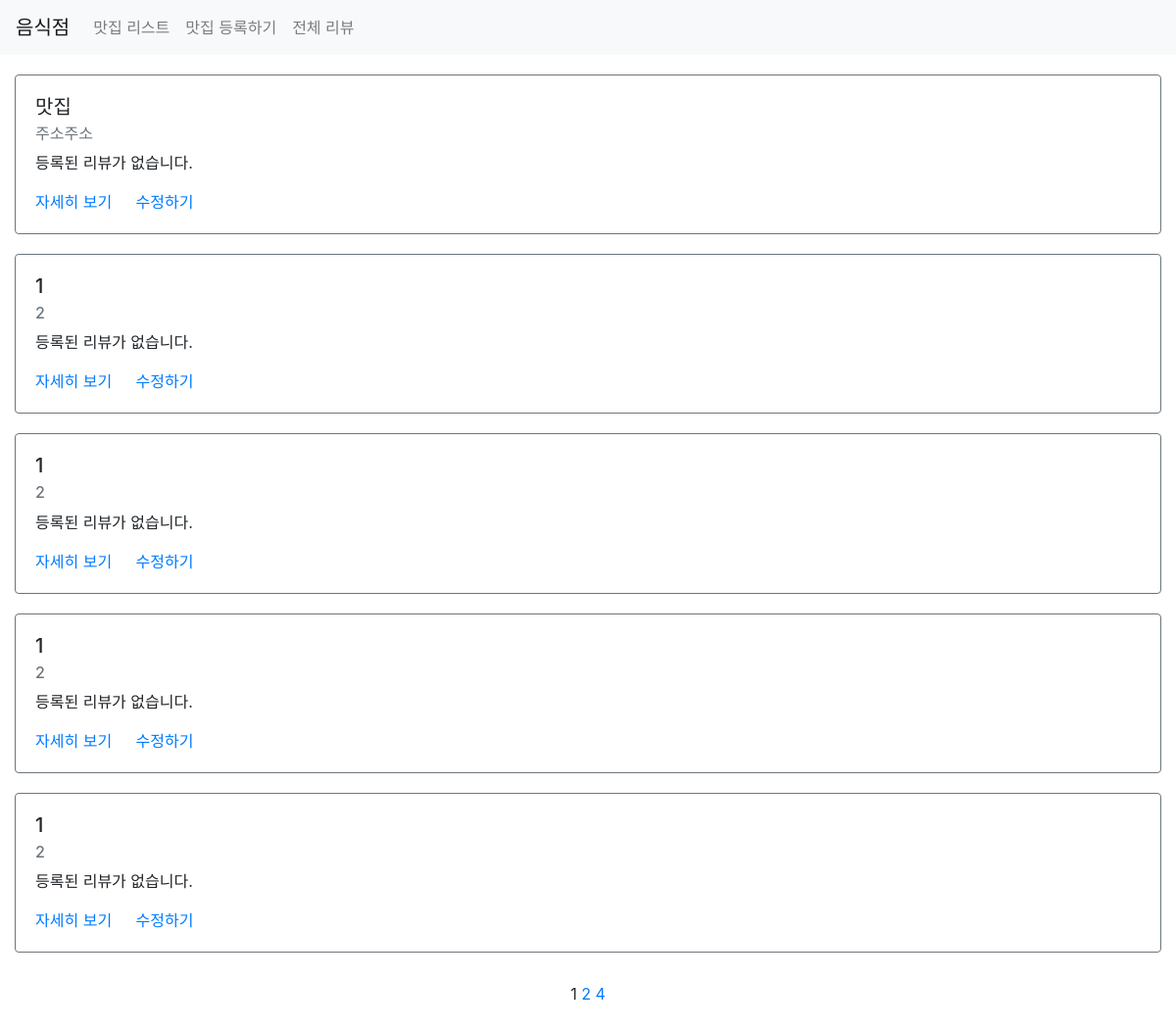
/third/list/, run on an earlier commit of the app's database.
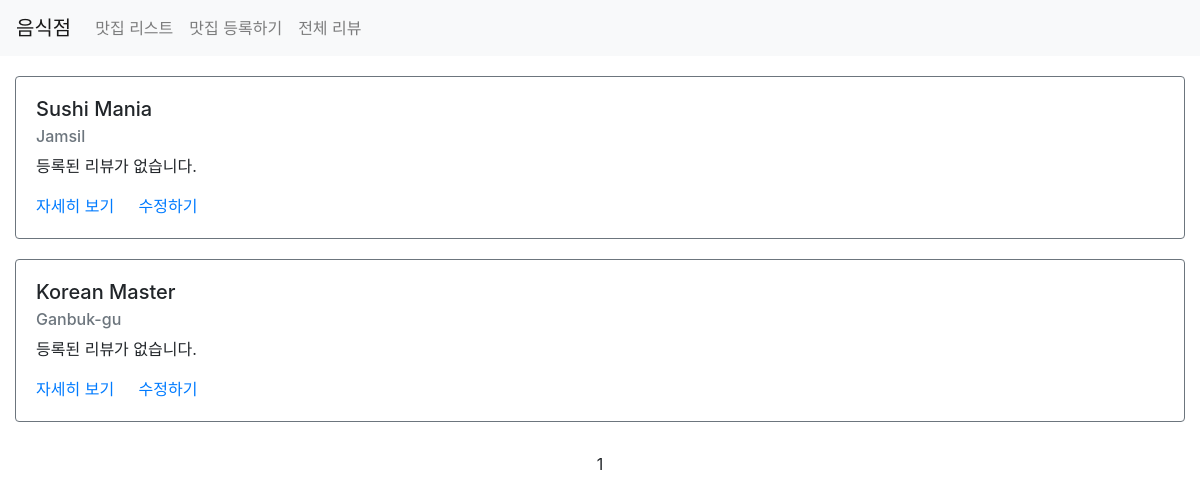
And on a later commit of the database.
### third/models.py (models this page shows)
class Restaurant(models.Model):
    name = models.CharField(max_length=30)
    address = models.CharField(max_length=200)
    password = models.CharField(max_length=20, default=None, null=True)
    image = models.CharField(max_length=500, default=None, null=True)
    created_at = models.DateTimeField(auto_now_add=True)
    updated_at = models.DateTimeField(auto_now=True)

### third/views.py (the view)
# urls.py: path('list/', views.list, name="list"),
def list(request):
    restaurants = Restaurant.objects.all()\
        .annotate(reviews_count=Count('review'))\
        .annotate(average_point=Avg('review__point'))\
        .order_by('-created_at')
    paginator = Paginator(restaurants, 5)
    page = request.GET.get('page')
    items = paginator.get_page(page)
    context = {
        'restaurants': items
    }
    return render(request, 'third/list.html', context)

### third/templates/third/list.html (shortened to what this page needs)
{% extends 'third/base.html' %}
{% load static %}
{% block content %}
    <div class="conatiner">
        {% for item in restaurants %}
            <div class="row restaurant_item" style="margin:20px auto;">
                <div class="col-sm-12">
                    <div class="card border-secondary">
                        <div class="card-body">
                            <h5 class="card-title">{{ item.name }}</h5>
                            <h6 class="card-subtitle mb-2 text-muted">{{ item.address }}</h6>
                            <p class="card-text">
                                {% if item.reviews_count == 0 %}
                                등록된 리뷰가 없습니다.
                                {% else %}
                                리뷰 {{ item.reviews_count }}개 / ★ {{ item.average_point }}점
                                {% endif %}
                            </p>
                            <a href="{% url 'restaurant-detail' id=item.id %}" class="card-link">자세히 보기</a>
                            <a href="{% url 'restaurant-update' %}?id={{ item.id }}" class="card-link">수정하기</a>
                        </div>
                    </div>
                </div>
            </div>
        {% endfor %}
        <div class="row" style="margin-top:30px; margin-bottom: 50px;">
            <div class="col-sm-12 text-center">
                <div class="pagination">
                    <span class="stop-links text-center" style="width: 100%;">
                        <span class="current">
                            {{ restaurants.number }}
                        </span>
                        {% if restaurants.has_next %}
                            <a href="?page={{ restaurants.next_page_number }}">{{ restaurants.next_page_number }}</a>
                            <a href="?page={{ restaurants.paginator.num_pages }}">{{ restaurants.paginator.num_pages }}</a>
                        {% endif %}
                    </span>
                </div>
            </div>
        </div>
    </div>
{% endblock %}

What changed in the data, as far as the page shows it:
removed Restaurant: name "맛집", address "주소주소", shows "등록된 리뷰가 없습니다."
removed Restaurant: name "1", address "2", shows "등록된 리뷰가 없습니다."
removed Restaurant: name "1", address "2", shows "등록된 리뷰가 없습니다."
removed Restaurant: name "1", address "2", shows "등록된 리뷰가 없습니다."
removed Restaurant: name "1", address "2", shows "등록된 리뷰가 없습니다."
now on this page (row unchanged): Restaurant: name "Sushi Mania", address "Jamsil", shows "등록된 리뷰가 없습니다."
now on this page (row unchanged): Restaurant: name "Korean Master", address "Ganbuk-gu", shows "등록된 리뷰가 없습니다."
Also different on the page:
{{ restaurants.next_page_number }}: "2" → (not shown)
{{ restaurants.paginator.num_pages }}: "4" → (not shown)
